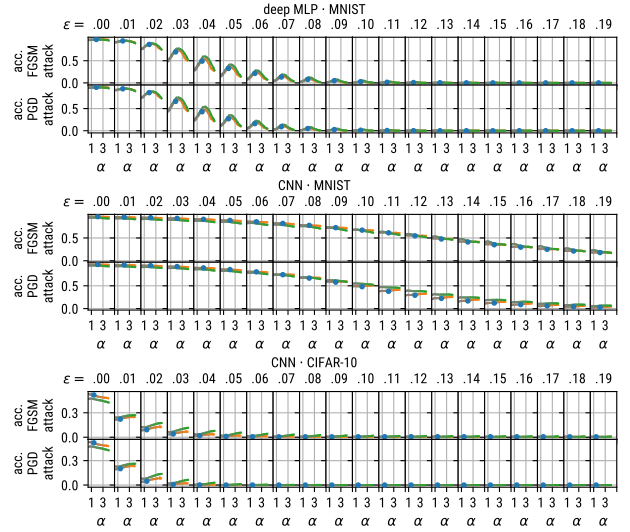

Write the Python code that produced this figure.
import numpy as np
import matplotlib.pyplot as plt
from includes.net_helpers import read_data
from includes.color_grad import plot_color_grad
from includes.filter_data import get_corruption_to_level

plt.rcParams['font.family'] = 'sans-serif'
plt.rcParams['font.sans-serif'] = ['Ubuntu Condensed']#, 'Roboto Conddensed', 'Tahoma', 'DejaVu Sans', 'Lucida Grande', 'Verdana']
plt.rcParams['font.sans-serif'] = ['Roboto Condensed', 'Tahoma']#, 'Roboto Conddensed', 'Tahoma', 'DejaVu Sans', 'Lucida Grande', 'Verdana']


def plot(data1, axes):
    for index, (cor, dd) in enumerate(data1.groupby("strength")):
        for i2, (strength, d) in enumerate(dd.groupby("reg_strength")):
            sca(axes[0, index])
            def plot(x, y, **kwargs):
                m = d.groupby(x.name).mean()
                s = d.groupby(x.name).sem()
                x = np.array(m.index)
                yerr = np.array(s[y.name])
                y = np.array(m[y.name])

                plot_color_grad(x, y, x, yerr=yerr, **kwargs)

            if i2 == 0:
                plt.plot(np.mean(d.alpha), np.mean(d.value), "o", label=strength, ms=3, zorder=10)
            else:
                plot(d.alpha, d.value, color1="gray", color2=f"C{i2}", color_label=f"C{i2}", label=strength)

            plt.grid()


def sca(ax):
    ax.figure.sca(ax)


def plot2(data1, axes):
    data1 = data1.query("epoch == 49")
    data1["alpha"] = np.round(data1.alpha, 1)
    data12 = get_corruption_to_level(data1, ["attack_FGSM"])
    plot(data12, axes[0:1])
    for ax, v in zip(axes[0], data12.strength.unique()):
        sca(ax)
        plt.title(f"{v:.2f}"[1:],fontsize=10)
    sca(axes[0, 0])
    plt.ylabel("acc.\nFGSM\nattack")
    data12 = get_corruption_to_level(data1, ["attack_PGD"])
    plot(data12, axes[1:2])
    sca(axes[1, 0])
    plt.ylabel("acc.\nPGD\nattack")
    for ax in axes[1]:
        sca(ax)
        plt.xlabel("$\\alpha$")
        plt.xticks([1,3,5], [1,3,""])
    sca(axes[0, 0])
    plt.text(0, 1.1, "$\\epsilon=$", transform=axes[0, 0].transAxes, ha="right", va="bottom")

if 0:
    fig, axes = plt.subplots(2, 20, sharex=True, sharey=True, figsize=(16/2.54, 4.5/2.54))
    plt.subplots_adjust(bottom=0.25, left=0.14, right=0.98, top=0.79, hspace=0, wspace=0)
    fig.suptitle('shallow MLP $\\cdot$ MNIST', fontsize=10)
    dataset = "mnist"
    #dataset = "cifar10"
    data1 = read_data(r"../../results/expcifar5_DNN_extened_range/iter-{iter:d}_gamma-{gamma}_reg1-{reg1:f}_reg1value-{reg1value:f}/", file_name="data.csv")
    data1 = data1.query("reg_strength > 0.09 or reg_strength < 0.00000001")
    plot2(data1, axes[0:2])

    plt.savefig(__file__[:-3] + "_1.png")
    plt.savefig(__file__[:-3] + "_1.pdf")

fig = plt.figure(0, figsize=(16 / 2.54, 4.5*3 / 2.54))
subfigs = fig.subfigures(3, 1, wspace=0)

fig = subfigs[0]
axes = fig.subplots(2, 20, sharex=True, sharey=True)
plt.subplots_adjust(bottom=0.25, left=0.14, right=0.98, top=0.79, hspace=0, wspace=0)
fig.suptitle('deep MLP $\\cdot$ MNIST', fontsize=10)
data1 = read_data(
    r"../training/logs/deep_mlp/mnist/repeat-{repeat:d}_reg-strength-{reg_strength:f}_reg-target-{reg_target:f}/",
    file_name="data.csv")
plot2(data1, axes[0:2])
plt.yticks([0, 0.5])

fig = subfigs[1]
axes = fig.subplots(2, 20, sharex=True, sharey=True)
plt.subplots_adjust(bottom=0.25, left=0.14, right=0.98, top=0.79, hspace=0, wspace=0)
fig.suptitle('CNN $\\cdot$ MNIST', fontsize=10)
data1 = read_data(
    r"../training/logs/cnn/mnist/repeat-{repeat:d}_reg-strength-{reg_strength:f}_reg-target-{reg_target:f}/",
    file_name="data.csv")
plot2(data1, axes[0:2])
plt.yticks([0, 0.5])

fig = subfigs[2]
axes = fig.subplots(2, 20, sharex=True, sharey=True)
plt.subplots_adjust(bottom=0.25, left=0.14, right=0.98, top=0.79, hspace=0, wspace=0)
fig.suptitle('CNN $\\cdot$ CIFAR-10', fontsize=10)
data1 = read_data(
    r"../training/logs/cnn/cifar10/repeat-{repeat:d}_reg-strength-{reg_strength:f}_reg-target-{reg_target:f}/",
    file_name="data.csv")
plot2(data1, axes[0:2])
plt.yticks([0, 0.3])

plt.savefig(__file__[:-3] + ".pdf")
plt.show()
